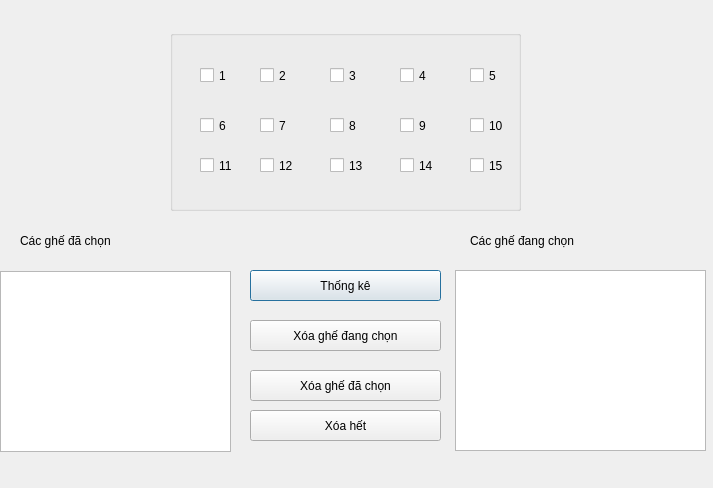
<?xml version="1.0" encoding="UTF-8"?>
<ui version="4.0">
 <class>Dialog</class>
 <widget class="QDialog" name="Dialog">
  <property name="geometry">
   <rect>
    <x>0</x>
    <y>0</y>
    <width>713</width>
    <height>488</height>
   </rect>
  </property>
  <property name="windowTitle">
   <string>Dialog</string>
  </property>
  <widget class="QPushButton" name="pushButton">
   <property name="geometry">
    <rect>
     <x>250</x>
     <y>270</y>
     <width>191</width>
     <height>31</height>
    </rect>
   </property>
   <property name="text">
    <string>Thống kê</string>
   </property>
  </widget>
  <widget class="QPushButton" name="pushButton_2">
   <property name="geometry">
    <rect>
     <x>250</x>
     <y>320</y>
     <width>191</width>
     <height>31</height>
    </rect>
   </property>
   <property name="text">
    <string>Xóa ghế đang chọn</string>
   </property>
  </widget>
  <widget class="QPushButton" name="pushButton_3">
   <property name="geometry">
    <rect>
     <x>250</x>
     <y>370</y>
     <width>191</width>
     <height>31</height>
    </rect>
   </property>
   <property name="text">
    <string>Xóa ghế đã chọn</string>
   </property>
  </widget>
  <widget class="QPushButton" name="pushButton_4">
   <property name="geometry">
    <rect>
     <x>250</x>
     <y>410</y>
     <width>191</width>
     <height>31</height>
    </rect>
   </property>
   <property name="text">
    <string>Xóa hết</string>
   </property>
  </widget>
  <widget class="QListWidget" name="listWidget_2">
   <property name="geometry">
    <rect>
     <x>455</x>
     <y>270</y>
     <width>251</width>
     <height>181</height>
    </rect>
   </property>
  </widget>
  <widget class="QListWidget" name="listWidget">
   <property name="geometry">
    <rect>
     <x>0</x>
     <y>271</y>
     <width>231</width>
     <height>181</height>
    </rect>
   </property>
  </widget>
  <widget class="QLabel" name="label">
   <property name="geometry">
    <rect>
     <x>20</x>
     <y>230</y>
     <width>171</width>
     <height>21</height>
    </rect>
   </property>
   <property name="text">
    <string>Các ghế đã chọn </string>
   </property>
  </widget>
  <widget class="QLabel" name="label_2">
   <property name="geometry">
    <rect>
     <x>470</x>
     <y>230</y>
     <width>171</width>
     <height>21</height>
    </rect>
   </property>
   <property name="text">
    <string>Các ghế đang chọn</string>
   </property>
  </widget>
  <widget class="QGroupBox" name="groupBox">
   <property name="geometry">
    <rect>
     <x>170</x>
     <y>30</y>
     <width>351</width>
     <height>181</height>
    </rect>
   </property>
   <property name="title">
    <string/>
   </property>
   <widget class="QCheckBox" name="checkBox_15">
    <property name="geometry">
     <rect>
      <x>90</x>
      <y>120</y>
      <width>41</width>
      <height>31</height>
     </rect>
    </property>
    <property name="styleSheet">
     <string notr="true">text-align:center;</string>
    </property>
    <property name="text">
     <string>12</string>
    </property>
   </widget>
   <widget class="QCheckBox" name="checkBox_5">
    <property name="geometry">
     <rect>
      <x>300</x>
      <y>30</y>
      <width>41</width>
      <height>31</height>
     </rect>
    </property>
    <property name="styleSheet">
     <string notr="true">text-align:center;</string>
    </property>
    <property name="text">
     <string>5</string>
    </property>
   </widget>
   <widget class="QCheckBox" name="checkBox">
    <property name="geometry">
     <rect>
      <x>30</x>
      <y>30</y>
      <width>41</width>
      <height>31</height>
     </rect>
    </property>
    <property name="styleSheet">
     <string notr="true">text-align:center;</string>
    </property>
    <property name="text">
     <string>1</string>
    </property>
   </widget>
   <widget class="QCheckBox" name="checkBox_3">
    <property name="geometry">
     <rect>
      <x>160</x>
      <y>30</y>
      <width>41</width>
      <height>31</height>
     </rect>
    </property>
    <property name="styleSheet">
     <string notr="true">text-align:center;</string>
    </property>
    <property name="text">
     <string>3</string>
    </property>
   </widget>
   <widget class="QCheckBox" name="checkBox_4">
    <property name="geometry">
     <rect>
      <x>230</x>
      <y>30</y>
      <width>41</width>
      <height>31</height>
     </rect>
    </property>
    <property name="styleSheet">
     <string notr="true">text-align:center;</string>
    </property>
    <property name="text">
     <string>4</string>
    </property>
   </widget>
   <widget class="QCheckBox" name="checkBox_9">
    <property name="geometry">
     <rect>
      <x>230</x>
      <y>80</y>
      <width>41</width>
      <height>31</height>
     </rect>
    </property>
    <property name="styleSheet">
     <string notr="true">text-align:center;</string>
    </property>
    <property name="text">
     <string>9</string>
    </property>
   </widget>
   <widget class="QCheckBox" name="checkBox_13">
    <property name="geometry">
     <rect>
      <x>160</x>
      <y>120</y>
      <width>41</width>
      <height>31</height>
     </rect>
    </property>
    <property name="styleSheet">
     <string notr="true">text-align:center;</string>
    </property>
    <property name="text">
     <string>13</string>
    </property>
   </widget>
   <widget class="QCheckBox" name="checkBox_17">
    <property name="geometry">
     <rect>
      <x>300</x>
      <y>120</y>
      <width>41</width>
      <height>31</height>
     </rect>
    </property>
    <property name="styleSheet">
     <string notr="true">text-align:center;</string>
    </property>
    <property name="text">
     <string>15</string>
    </property>
   </widget>
   <widget class="QCheckBox" name="checkBox_14">
    <property name="geometry">
     <rect>
      <x>230</x>
      <y>120</y>
      <width>41</width>
      <height>31</height>
     </rect>
    </property>
    <property name="styleSheet">
     <string notr="true">text-align:center;</string>
    </property>
    <property name="text">
     <string>14</string>
    </property>
   </widget>
   <widget class="QCheckBox" name="checkBox_2">
    <property name="geometry">
     <rect>
      <x>90</x>
      <y>30</y>
      <width>41</width>
      <height>31</height>
     </rect>
    </property>
    <property name="styleSheet">
     <string notr="true">text-align:center;</string>
    </property>
    <property name="text">
     <string>2</string>
    </property>
   </widget>
   <widget class="QCheckBox" name="checkBox_8">
    <property name="geometry">
     <rect>
      <x>160</x>
      <y>80</y>
      <width>41</width>
      <height>31</height>
     </rect>
    </property>
    <property name="styleSheet">
     <string notr="true">text-align:center;</string>
    </property>
    <property name="text">
     <string>8</string>
    </property>
   </widget>
   <widget class="QCheckBox" name="checkBox_7">
    <property name="geometry">
     <rect>
      <x>30</x>
      <y>80</y>
      <width>41</width>
      <height>31</height>
     </rect>
    </property>
    <property name="styleSheet">
     <string notr="true">text-align:center;</string>
    </property>
    <property name="text">
     <string>6</string>
    </property>
   </widget>
   <widget class="QCheckBox" name="checkBox_12">
    <property name="geometry">
     <rect>
      <x>30</x>
      <y>120</y>
      <width>41</width>
      <height>31</height>
     </rect>
    </property>
    <property name="styleSheet">
     <string notr="true">text-align:center;</string>
    </property>
    <property name="text">
     <string>11</string>
    </property>
   </widget>
   <widget class="QCheckBox" name="checkBox_16">
    <property name="geometry">
     <rect>
      <x>300</x>
      <y>80</y>
      <width>41</width>
      <height>31</height>
     </rect>
    </property>
    <property name="styleSheet">
     <string notr="true">text-align:center;</string>
    </property>
    <property name="text">
     <string>10</string>
    </property>
   </widget>
   <widget class="QCheckBox" name="checkBox_10">
    <property name="geometry">
     <rect>
      <x>90</x>
      <y>80</y>
      <width>41</width>
      <height>31</height>
     </rect>
    </property>
    <property name="styleSheet">
     <string notr="true">text-align:center;</string>
    </property>
    <property name="text">
     <string>7</string>
    </property>
   </widget>
  </widget>
 </widget>
 <resources/>
 <connections/>
</ui>
